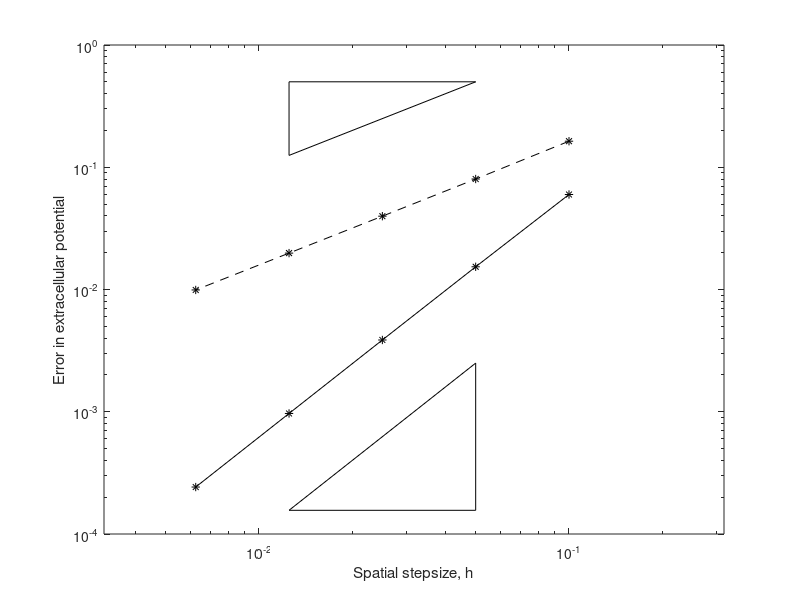

This figure's MATLAB source:

mono1 = [0.1, 0.04729256677, 0.2559326838;
0.05, 0.01219747854, 0.1241794945;
0.025, 0.003076150583, 0.06157125564;
0.0125, 0.0007707704265, 0.030719;
0.00625, 0.0001928018545, 0.01535111097;];

mono2 = [0.1, 0.09725475116, 0.9603208893;
0.05, 0.02701293006, 0.4708969787;
0.025, 0.006950391271, 0.2337494882;
0.0125, 0.001750637086, 0.1166425258;
0.00625, 0.0004385267801, 0.05829111062;];

mono3 = [0.1, 0.1850259458, 2.083578;
0.05, 0.05883684687, 1.055421835;
0.025, 0.01571919181, 0.5268933745;
0.0125, 0.004102424571, 0.2632805022;];

bi1 = [0.1, 0.04265058497, 0.2537848512, 0.02988107835, 0.1723212284;
0.05, 0.01089005107, 0.1238652902, 0.00760416821, 0.08669301031;
0.025, 0.002739314674, 0.06153026531, 0.00191092449, 0.04339679202;
0.0125, 0.0006859231324, 0.03071381977, 0.0004783746599, 0.02170398909;
0.00625, 0.000171550361, 0.01535046176, 0.0001196347713, 0.01085267045;];

bi2 = [0.1, 0.06757124444, 0.9378114481, 0.04767141994, 0.6344914118;
0.05, 0.01775058515, 0.4670640583, 0.0125103767, 0.3266563191;
0.025, 0.004496896232, 0.2332270697, 0.00316834263, 0.1644645911;
0.0125, 0.001128029025, 0.1165725359, 0.0007946991365, 0.0823727219;
0.00625, 0.0002822467237, 0.0582810478, 0.0001988392088, 0.04120385967;];

bi3 = [0.1, 0.1167727055, 1.99370425, 0.08253275914, 1.350677342;
0.05, 0.03257310981, 1.037230142, 0.02301724628, 0.7258621174;
0.025, 0.008372181866, 0.5243032404, 0.005915685911, 0.3697861914;
0.0125, 0.00210780985, 0.2629039327, 0.001489328919, 0.1857819454;];

bath2 = [0.1, 0.04404732625, 0.2364742997, 0.05985167155, 0.1633438949;
0.05, 0.01134407088, 0.1137769974, 0.01533843483, 0.08013854566;
0.025, 0.002860772769, 0.05627417462, 0.003864296406, 0.03978798753;
0.0125, 0.0007168090283, 0.02805656314, 0.0009681450983, 0.01984697711;
0.00625, 0.0001793041513, 0.01401773733, 0.0002421824826, 0.009915136989;];


do_mono = 0;
do_bi_V = 0; 
do_bi_phi_e = 0;
do_bath_V = 0;
do_bath_phi_e = 1;

do_bath = (do_bath_V || do_bath_phi_e);


if(do_mono + do_bi_V + do_bi_phi_e + do_bath_V + do_bath_phi_e ~= 1)
  error('Bad options');
end;

%% monodomain
if(do_mono)
  dat1 = mono1;
  dat2 = mono2;
  dat3 = mono3;
end;

%% bidomain voltage
if(do_bi_V)
  dat1 = bi1(:,1:3);
  dat2 = bi2(:,1:3);
  dat3 = bi3(:,1:3);
end;

%% bidomain phi_e
if(do_bi_phi_e)
  dat1 = bi1(:,[1,4:5]);
  dat2 = bi2(:,[1,4:5]);
  dat3 = bi3(:,[1,4:5]);
end;

if(~do_bath)

  for ind=2:3
    if(ind==2)
       type = 'k*-';
    else
       type = 'k*--';
    end
    loglog(dat1(:,1), dat1(:,ind), type);
    if(ind==2)
      hold on;
      %pos = get(gca,'pos'); pos([3 4]) = pos([3 4])*0.5;set(gca,'pos',pos);
    end;

    loglog(dat2(:,1), dat2(:,ind), type);
    loglog(dat3(:,1), dat3(:,ind), type);

    if(ind==2)
      text(dat1(1,1)/0.9,dat1(1,ind),'1D');
      text(dat2(1,1)/0.9,dat2(1,ind),'2D');
      text(dat3(1,1)/0.9,dat3(1,ind),'3D');
    end;
  end

  ind = 3;
  x1 = dat1(2,1); x2 = dat1(4,1);
  loglog([x1 x2], 100*[x1 x2], 'k');
  loglog([x2 x2 x1], 100*[x2 x1 x1], 'k');
  
  ind = 2;
  x1 = dat1(2,1); x2 = dat1(4,1);
  y1 = dat1(2,ind)*(dat1(2,ind)/dat2(2,ind)); y2 = dat1(3,ind)*(dat1(3,ind)/dat2(3,ind));
  loglog([x1 x2], [x1 x2].^2, 'k');
  loglog([x2 x1 x1], [x2 x2 x1].^2, 'k');

  axis([10^(-2.5) 10^-0.5 1e-4 10^(1)]);
  xlabel('Spatial stepsize, h');

  if(do_mono)
    ylabel('Error');
  end;
  if(do_bi_V)
    ylabel('Error in voltage');
  end;
  if(do_bi_phi_e)
    ylabel('Error in extracellular potential');
  end;
end;


if(do_bath)
  if(do_bath_V) 
    dat = bath2(:,[1,2:3]);
  else
    dat = bath2(:,[1,4:5]);
  end

  figure
  loglog(dat(:,1), dat(:,2), 'k*-');
  hold on;
  %pos = get(gca,'pos'); pos([3 4]) = pos([3 4])*0.5;set(gca,'pos',pos);
  loglog(dat(:,1), dat(:,3), 'k*--');

  x1 = dat(2,1); x2 = dat(4,1);
  loglog([x1 x2], 10*[x1 x2], 'k');
  loglog([x2 x2 x1], 10*[x2 x1 x1], 'k');

  loglog([x1 x2], [x1 x2].^2, 'k');
  loglog([x2 x1 x1], [x2 x2 x1].^2, 'k');

  axis([10^(-2.5) 10^-0.5 1e-4 10^0]);

  xlabel('Spatial stepsize, h');
  if(do_bath_V)
    ylabel('Error in voltage');
  else
    ylabel('Error in extracellular potential');
  end;
end;


